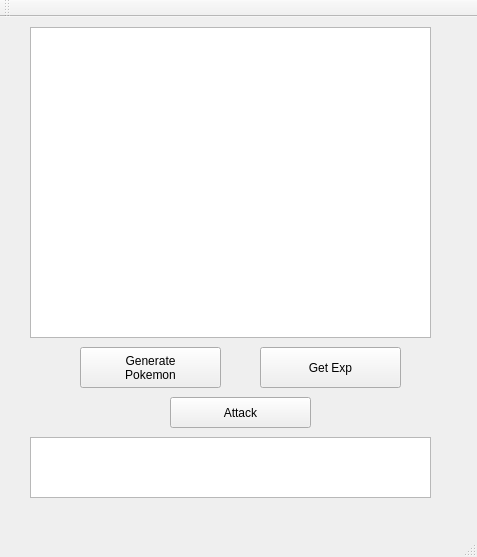
<?xml version="1.0" encoding="UTF-8"?>
<ui version="4.0">
 <class>MainWindow</class>
 <widget class="QMainWindow" name="MainWindow">
  <property name="geometry">
   <rect>
    <x>0</x>
    <y>0</y>
    <width>477</width>
    <height>557</height>
   </rect>
  </property>
  <property name="windowTitle">
   <string>MainWindow</string>
  </property>
  <widget class="QWidget" name="centralWidget">
   <widget class="QPushButton" name="generate_pokemon">
    <property name="geometry">
     <rect>
      <x>80</x>
      <y>330</y>
      <width>141</width>
      <height>41</height>
     </rect>
    </property>
    <property name="text">
     <string>Generate 
Pokemon</string>
    </property>
   </widget>
   <widget class="QPushButton" name="getExp">
    <property name="geometry">
     <rect>
      <x>260</x>
      <y>330</y>
      <width>141</width>
      <height>41</height>
     </rect>
    </property>
    <property name="text">
     <string>Get Exp</string>
    </property>
   </widget>
   <widget class="QTextBrowser" name="infoShow">
    <property name="geometry">
     <rect>
      <x>30</x>
      <y>10</y>
      <width>401</width>
      <height>311</height>
     </rect>
    </property>
   </widget>
   <widget class="QPushButton" name="pushButton">
    <property name="geometry">
     <rect>
      <x>170</x>
      <y>380</y>
      <width>141</width>
      <height>31</height>
     </rect>
    </property>
    <property name="text">
     <string>Attack</string>
    </property>
   </widget>
   <widget class="QTextBrowser" name="attackinfo">
    <property name="geometry">
     <rect>
      <x>30</x>
      <y>420</y>
      <width>401</width>
      <height>61</height>
     </rect>
    </property>
   </widget>
  </widget>
  <widget class="QMenuBar" name="menuBar">
   <property name="geometry">
    <rect>
     <x>0</x>
     <y>0</y>
     <width>477</width>
     <height>28</height>
    </rect>
   </property>
  </widget>
  <widget class="QToolBar" name="mainToolBar">
   <attribute name="toolBarArea">
    <enum>TopToolBarArea</enum>
   </attribute>
   <attribute name="toolBarBreak">
    <bool>false</bool>
   </attribute>
  </widget>
  <widget class="QStatusBar" name="statusBar"/>
 </widget>
 <layoutdefault spacing="6" margin="11"/>
 <resources/>
 <connections/>
</ui>
